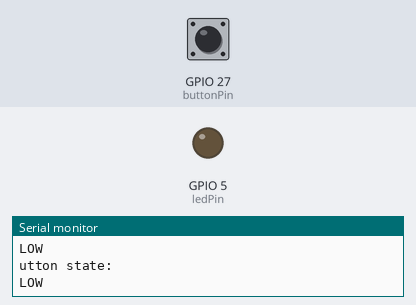
Bench run of a sketch on a simulated ESP32. Shown: output pins drawn as LEDs (lit = HIGH), the last lines printed to the serial monitor. Dashed ring = blinking. The test bench sets the inputs (shaded band); at power-on: GPIO 27 (buttonPin) HIGH.

Above: at 1.2 s.
1.3 s: GPIO 27 (buttonPin) pulled LOW for 0.15 s
At 1.4 s:
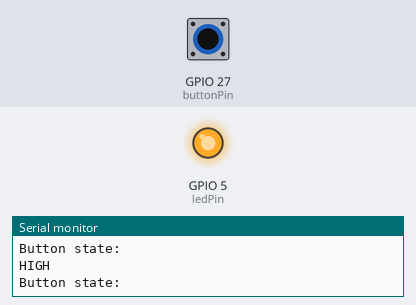
2.9 s: GPIO 27 (buttonPin) pulled LOW for 1 s
At 4.2 s:
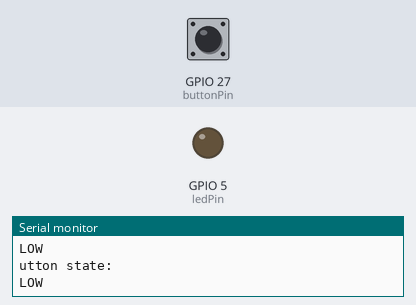
6.9 s: GPIO 27 (buttonPin) pulled LOW for 3.2 s
At 7.7 s:
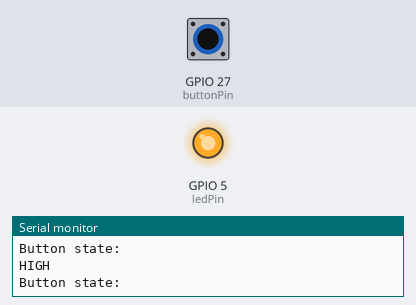
13.1 s: GPIO 27 (buttonPin) pulsed LOW 5 times (0.12 s each, 0.3 s apart)
At 13.48 s:
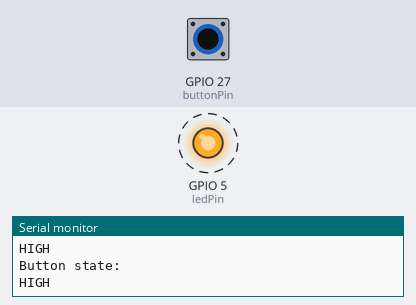
17.6 s: GPIO 27 (buttonPin) driven LOW
At 18.0 s:
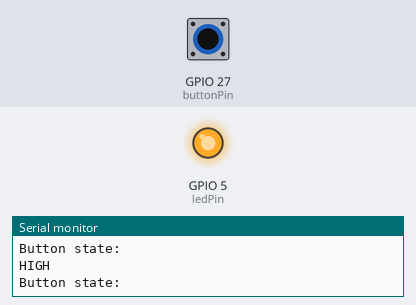
20.6 s: GPIO 27 (buttonPin) driven HIGH
At 21.4 s:
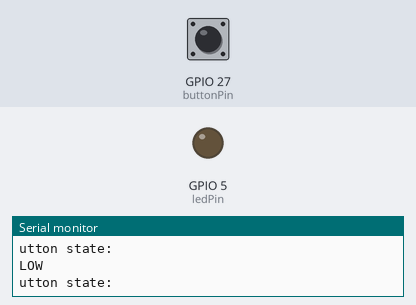
Timing chart, 0 to 23.1 s (numbered marks = the images above; inputs shaded):
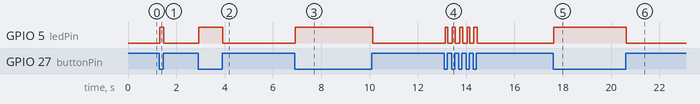

Measured:
- after the input at 1.3 s, GPIO 5 (ledPin): LOW → HIGH at once, → LOW 0.16 s later
- after the input at 2.9 s, GPIO 5 (ledPin): LOW → HIGH at once, → LOW 1.0 s later
- after the input at 6.9 s, GPIO 5 (ledPin): LOW → HIGH at once, → LOW 3.2 s later
- after the input at 13.1 s, GPIO 5 (ledPin): alternates HIGH for 0.11 s and LOW for 0.19 s, 10 changes in all, then stays LOW, starting at once
- after the input at 17.6 s, GPIO 5 (ledPin): LOW → HIGH at once
- after the input at 20.6 s, GPIO 5 (ledPin): HIGH → LOW at once

The sketch:

Lab01_Debounce.ino
```cpp
#define buttonPin 27    // ขาที่เชื่อมต่อ LED
#define ledPin 5

void setup() {
  Serial.begin(9600) ;
  pinMode(buttonPin, INPUT);  // ตั้งค่าขาปุ่มเป็น INPUT_PULLUP เพื่อให้มี resistor ดึงสูง
  pinMode(ledPin, OUTPUT);          // ตั้งค่าขา LED เป็น OUTPUT
}

void loop() {
  // อ่านค่าปุ่ม
  int buttonState = digitalRead(buttonPin);
  Serial.println("Button state: "+buttonState);


  // หากปุ่มถูกกด
  if (buttonState == LOW) {
    // เปิด LED
    digitalWrite(ledPin, HIGH);
    Serial.println("HIGH") ;
  } else {
    // ปิด LED
    digitalWrite(ledPin, LOW);
    Serial.println("LOW") ;

  }
}
```
